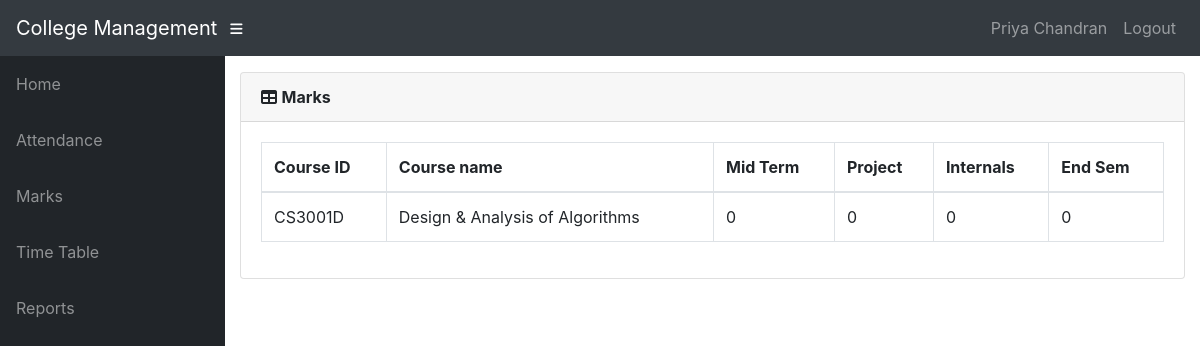
The page /info/student/b170388cs/marks_list/ (signed in) on the database its author committed.
### info/models.py (models this page shows, shortened)
class User(AbstractUser):
    @property
    def is_student(self):
        if hasattr(self, 'student'):
            return True
        return False
    @property
    def is_teacher(self):
        if hasattr(self, 'teacher'):
            return True
        return False

class Teacher(models.Model):
    user = models.OneToOneField(User, on_delete=models.CASCADE, null=True)
    id = models.CharField(primary_key=True, max_length=100)
    dept = models.ForeignKey(Dept, on_delete=models.CASCADE, default=1)
    name = models.CharField(max_length=100)
    sex = models.CharField(max_length=50, choices=sex_choice, default='Male')
    DOB = models.DateField(default='1980-01-01')

class StudentCourse(models.Model):
    student = models.ForeignKey(Student, on_delete=models.CASCADE)
    course = models.ForeignKey(Course, on_delete=models.CASCADE)
    class Meta:
        unique_together = (('student', 'course'),)
        verbose_name_plural = 'Marks'

class Course(models.Model):
    dept = models.ForeignKey(Dept, on_delete=models.CASCADE)
    id = models.CharField(primary_key='True', max_length=50)
    name = models.CharField(max_length=50)
    shortname = models.CharField(max_length=50, default='X')

class Marks(models.Model):
    studentcourse = models.ForeignKey(StudentCourse, on_delete=models.CASCADE)
    name = models.CharField(max_length=50, choices=test_name, default='Mid Term')
    marks1 = models.IntegerField(default=0, validators=[MinValueValidator(0), MaxValueValidator(100)])
    class Meta:
        unique_together = (('studentcourse', 'name'),)

### info/views.py (the view)
# urls.py: path('student/<slug:stud_id>/marks_list/', views.marks_list, name='marks_list'),
@login_required()
def marks_list(request, stud_id):
    stud = Student.objects.get(USN=stud_id,)
    ass_list = Assign.objects.filter(class_id_id=stud.class_id)
    sc_list = []
    for ass in ass_list:
        try:
            sc = StudentCourse.objects.get(student=stud, course=ass.course)
        except StudentCourse.DoesNotExist:
            sc = StudentCourse(student=stud, course=ass.course)
            sc.save()
            sc.marks_set.create(type='I', name='Mid Term')
            sc.marks_set.create(type='E', name='Project')
            sc.marks_set.create(type='E', name='Internals')
            sc.marks_set.create(type='S', name='Semester End Exam')
        sc_list.append(sc)
    return render(request, 'info/marks_list.html', {'sc_list': sc_list})

### info/templates/info/marks_list.html
{% extends 'info/base.html' %}
    {% load static %}
    {% block content %}
                  <div class="card mb-3">
            <div class="card-header">
              <i class="fas fa-table"></i>
            <b>Marks</b></div>
            <div class="card-body">
              <div class="table-responsive">
                <table class="table table-bordered" id="dataTable" width="100%" cellspacing="0">
                  <thead>
                    <tr>
                        <th>Course ID</th>
                        <th>Course name</th>
                        <th>Mid Term</th>
                        <th>Project</th>
                        <th>Internals</th>
                        <th>End Sem</th>
                    </tr>
                  </thead>
                  <tbody>
                    {% for sc in sc_list %}
                    <tr>
                        <td>{{ sc.course_id }}</td>
                        <td>{{sc.course.name}}</td>
                        {% for m in sc.marks_set.all %}
                            <td>{{ m.marks1 }}</td>
                        {% endfor %}
                    </tr>
                    {% empty %}
                            <p>student has no courses</p>
                    {% endfor %}
                  </tbody>
                </table>
              </div>
            </div>
          </div>
    {% endblock %}

### info/templates/info/base.html (shortened to what this page needs)
<!DOCTYPE html>
<html lang="en">
  <head>
      {% load static %}
    <link href="{% static '/info/bootstrap/vendor/bootstrap/css/bootstrap.min.css' %}" rel="stylesheet">
    <link href="{% static '/info/bootstrap/vendor/fontawesome-free/css/all.min.css' %}" rel="stylesheet" type="text/css">
    <link href="{% static '/info/bootstrap/vendor/datatables/dataTables.bootstrap4.css' %}" rel="stylesheet">
    <link href="{% static '/info/bootstrap/css/sb-admin.css' %}" rel="stylesheet">
  </head>
  <body id="page-top">
    <nav class="navbar navbar-expand navbar-dark bg-dark static-top">
      <a class="navbar-brand mr-1" href="{% url 'index' %}">College Management</a>
      <button class="btn btn-link btn-sm text-white order-1 order-sm-0" id="sidebarToggle" href="#">
        <i class="fas fa-bars"></i>
      </button>
        <div class="collapse navbar-collapse" id="navbarResponsive">
          <ul class="navbar-nav ml-auto">
            <li class="nav-item">
                {% if request.user.is_student %}
                    <a class="nav-link text-capitalize">{{ request.user.student.name }}</a>
                {% elif request.user.is_teacher %}
                    <a class="nav-link text-capitalize">{{ request.user.teacher.name }}</a>
                {% endif %}
            </li>
            <li class="nav-item">
                <a class="nav-link" href="#" data-toggle="modal" data-target="#logoutModal">Logout</a>
            </li>
          </ul>
        </div>
    </nav>
    <div id="wrapper">
      <ul class="sidebar navbar-nav">
            <li class="nav-item">
              <a class="nav-link" href="{% url 'index' %}">
                <span>Home</span>
              </a>
            </li>
        {% if request.user.is_student %}
            <li class="nav-item">
              <a class="nav-link" href="{% url 'attendance' request.user.student.USN %}">
                <span>Attendance</span>
              </a>
            </li>
            <li class="nav-item">
              <a class="nav-link" href="{% url 'attendance' request.user.student.USN %}">
                <span>Attendance By Subject</span>
              </a>
            </li>
            <li class="nav-item">
              <a class="nav-link" href="{% url 'marks_list' request.user.student.USN %}">
                <span>Marks</span>
              </a>
            </li>
              <li class="nav-item">
              <a class="nav-link" href="{% url 'timetable' request.user.student.class_id_id %}">
                <span>Time Table</span>
              </a>
            </li>
        {% elif request.user.is_teacher %}
            <li class="nav-item">
              <a class="nav-link" href="{% url 't_clas' request.user.teacher.id 1 %}">
                <span>Attendance</span>
              </a>
            </li>
            <li class="nav-item">
              <a class="nav-link" href="{% url 't_clas' request.user.teacher.id 2 %}">
                <span>Marks</span>
              </a>
            </li>
              <li class="nav-item">
              <a class="nav-link" href="{% url 't_timetable' request.user.teacher.id %}">
                <span>Time Table</span>
              </a>
            </li>
            <li class="nav-item">
              <a class="nav-link" href="{% url 't_clas' request.user.teacher.id 3 %}">
                <span>Reports</span>
              </a>
            </li>
        {% endif %}
      </ul>
      <div id="content-wrapper">
        <div class="container-fluid">
            {% block content %}
            {% endblock %}
        </div>
      </div>
    </div>
  </body>
</html>

### rows shown on the page
User: user.teacher.name "Priya Chandran"
StudentCourse: course_id "CS3001D", course.name "Design & Analysis of Algorithms"
Marks: marks1 "0"
Marks: marks1 "0"
Marks: marks1 "0"
Marks: marks1 "0"
